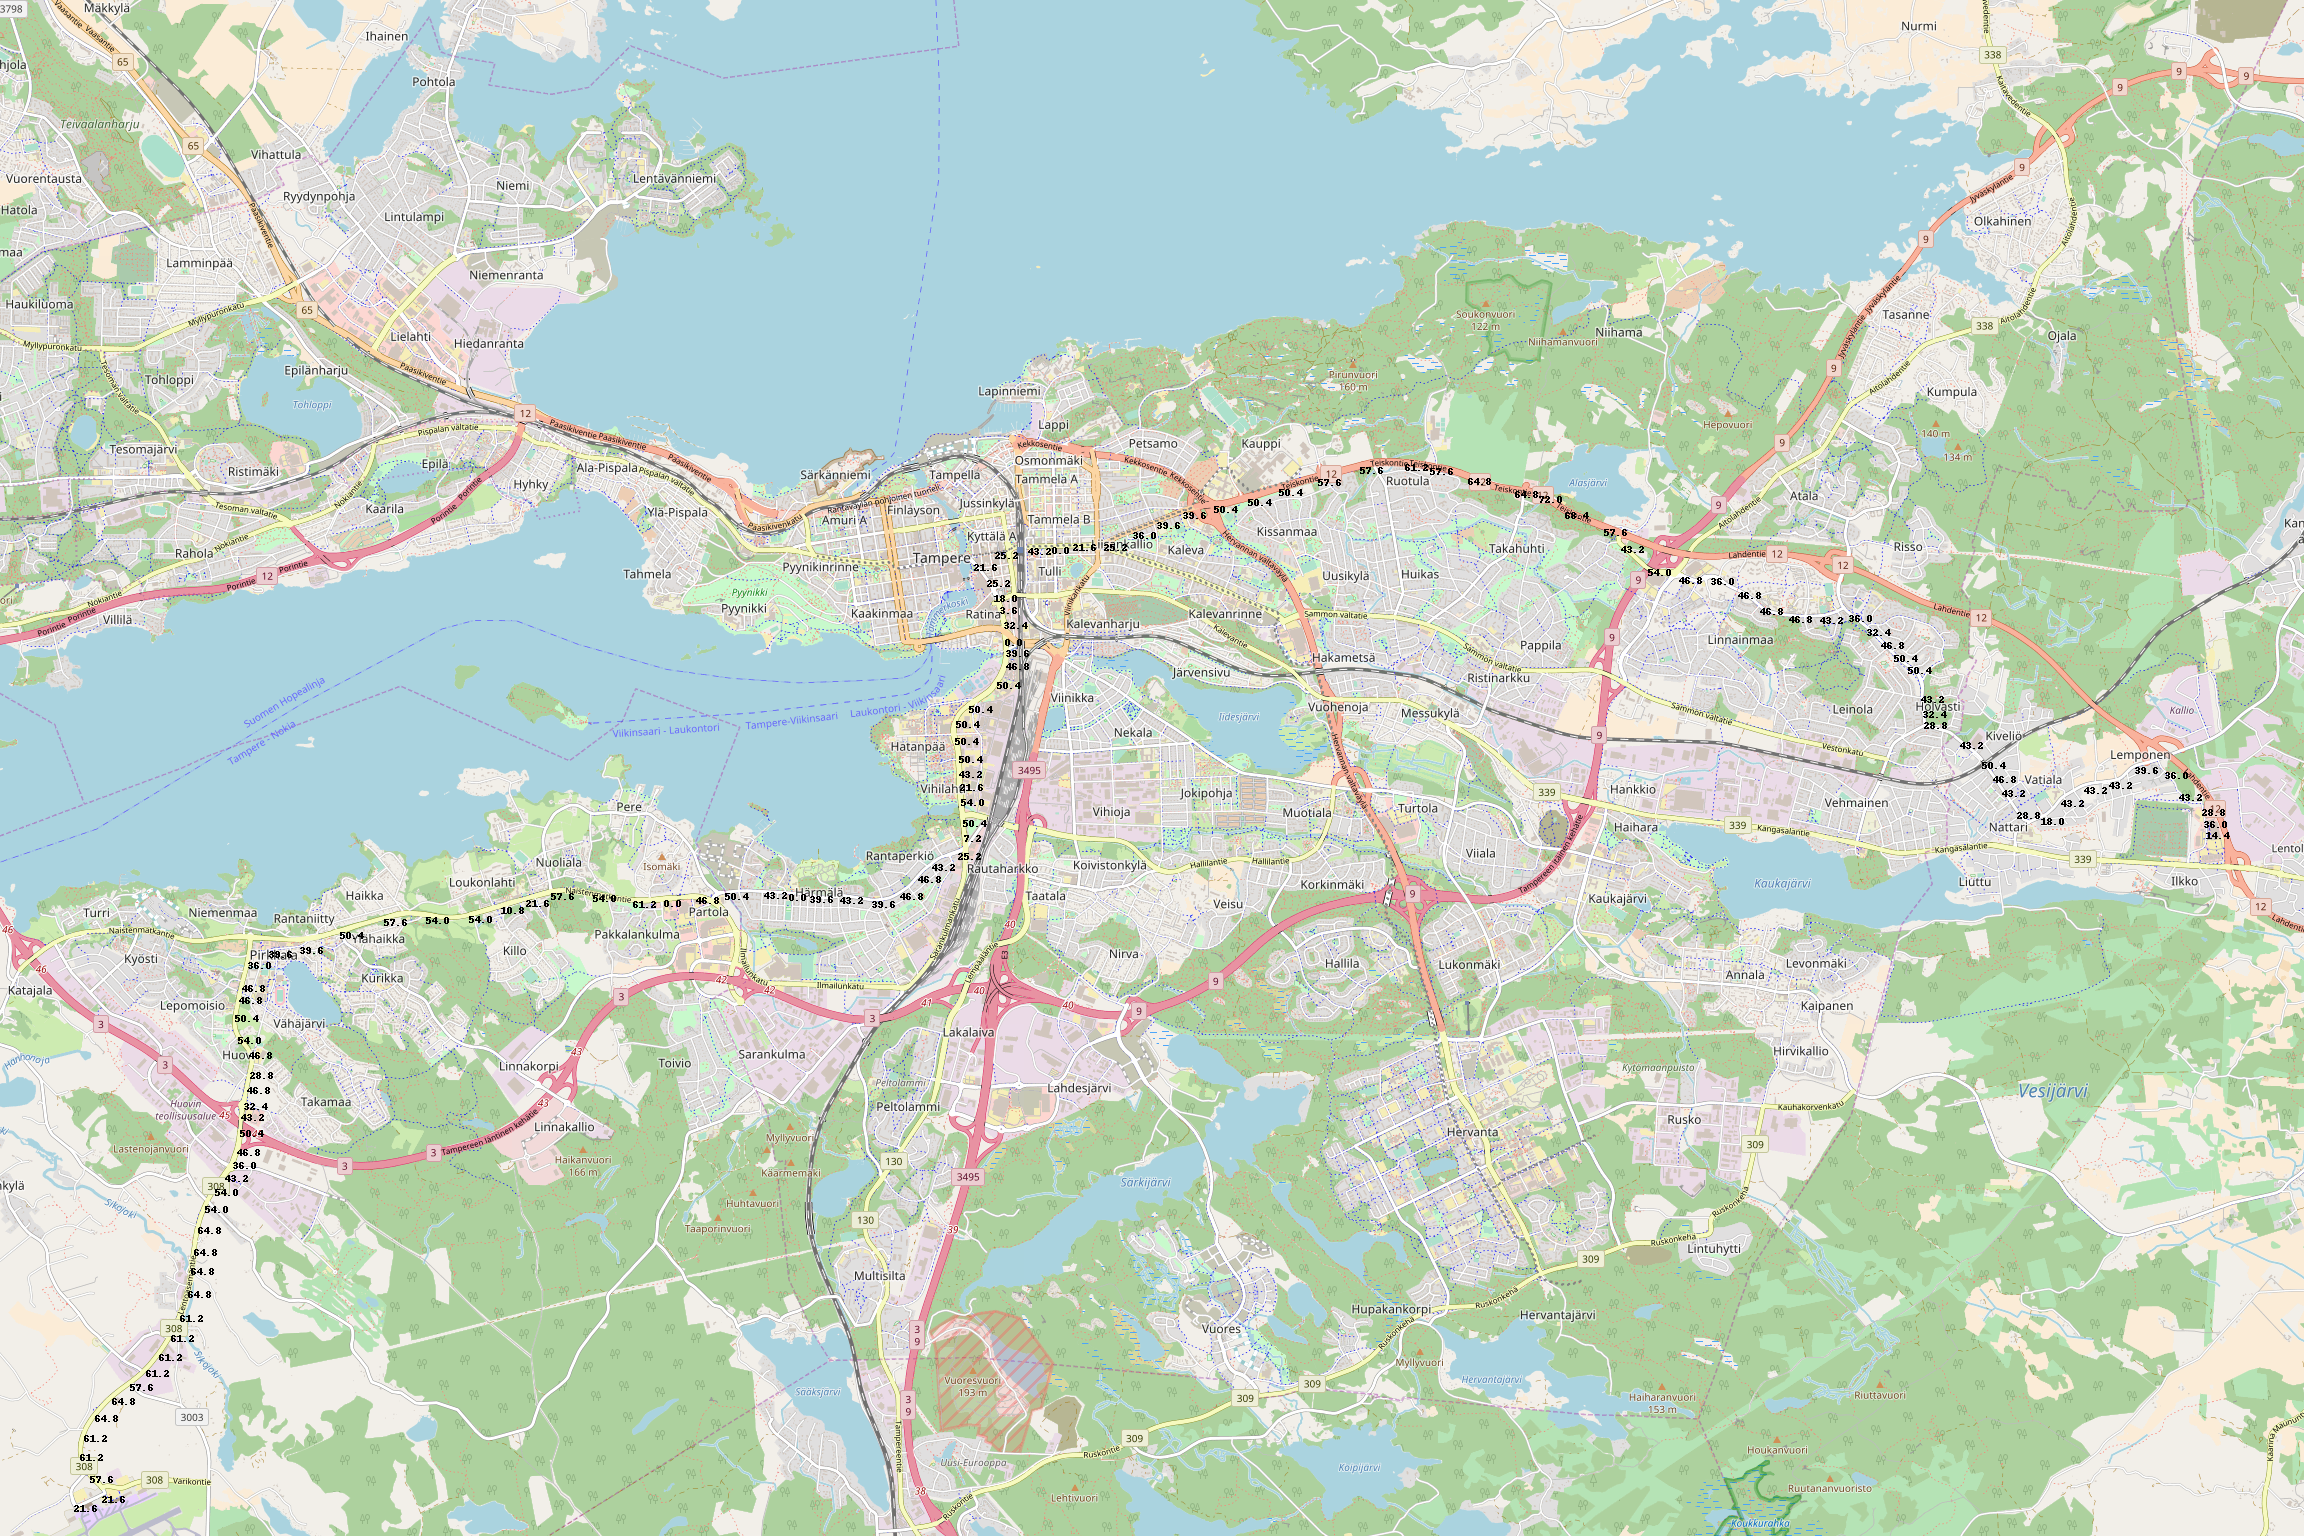

Here is the Python script that generated this plot:
import json
from pandas.io.json import json_normalize
from PIL import Image, ImageFont, ImageDraw
import math


# Function to convert latitude and longitude to tile coordinates of OpenStreetMap
def deg2num(lon_deg, lat_deg, zoom):
    lat_rad = math.radians(lat_deg)
    n = 2.0 ** zoom
    xtile = int((lon_deg + 180.0) / 360.0 * n)
    ytile = int((1.0 - math.log(math.tan(lat_rad) + (1 / math.cos(lat_rad))) / math.pi) / 2.0 * n)
    return xtile, ytile


# Function to convert tile coordinates of OpenStreetMap to latitude and longitude at top left corner of the tile
def num2deg(xtile, ytile, zoom):
    n = 2.0 ** zoom
    lon_deg = xtile / n * 360.0 - 180.0
    lat_rad = math.atan(math.sinh(math.pi * (1 - 2 * ytile / n)))
    lat_deg = math.degrees(lat_rad)
    return lon_deg, lat_deg


# Using coordinates from exercise 5, get precise longitude and latitude from image corners and image size in coordinates
img_tile_start = deg2num(23.626, 61.5376, 13)  # Hardcoded
img_tile_end = deg2num(23.964, 61.4269, 13)  # Hardcoded
img_left_top = num2deg(img_tile_start[0], img_tile_start[1], 13)
img_right_bottom = num2deg(img_tile_end[0] + 1, img_tile_end[1] + 1, 13)
img_relative_size = [abs(img_left_top[0] - img_right_bottom[0]), abs(img_left_top[1] - img_right_bottom[1])]

# Open image and get absolute size in pixels
img = Image.open('tampere.png')
img_absolute_size = [img.width, img.height]


# This function calculates which pixel of the image corresponds to longitude and latitude coordinates
def point2pixels(lon, lat):
    x = (lon - img_left_top[0]) / img_relative_size[0] * img_absolute_size[0]
    y = -(lat - img_left_top[1]) / img_relative_size[1] * img_absolute_size[1]
    return int(x), int(y)


# Load json data from file,
with open('busdata.json') as data_file:
    data = json.load(data_file)
dfAll = json_normalize(data, 'body')
df = json_normalize(dfAll['monitoredVehicleJourney'])

# Get all of the spatial points and speeds recorded for a specific bus 'TKL_56'. This could have been parametrized...
bus_data = df[df['vehicleRef'] == 'TKL_56']
bus_data = bus_data[['vehicleLocation.latitude', 'vehicleLocation.longitude', 'speed']]

# Get default font and a drawing context
fnt = ImageFont.load_default()
draw = ImageDraw.Draw(img)


# Checks if the rectangles formed by two points of different sizes overlap
def overlap(point_a, size_a, point_b, size_b):
    end_a = [point_a[0] + size_a[0], point_a[1] + size_a[1]]
    end_b = [point_b[0] + size_b[0], point_b[1] + size_b[1]]
    if point_a[0] < end_b[0] and end_a[0] > point_b[0] and point_a[1] < end_b[1] and end_a[1] > point_b[1]:
        return True
    else:
        return False


last_drawn = 0
for i in range(bus_data.index.size):
    current_bus = bus_data.iloc[i]
    xy = point2pixels(float(current_bus['vehicleLocation.longitude']), float(current_bus['vehicleLocation.latitude']))
    size = draw.textsize(current_bus['speed'], font=fnt)
    if i > 0:  # For each point, compare if it overlaps with the previous one that was drawn. If not, draw new text.
        previous_bus = bus_data.iloc[last_drawn]
        p_xy = point2pixels(float(previous_bus['vehicleLocation.longitude']),
                            float(previous_bus['vehicleLocation.latitude']))
        p_size = draw.textsize(previous_bus['speed'], font=fnt)
        if xy[0] > 0 and xy[1] > 0 and not overlap(xy, size, p_xy, p_size):
            draw.text((xy[0], xy[1]), current_bus['speed'], font=fnt, fill=(0, 0, 0))
            last_drawn = i
    else:  # If is the first point
        draw.text((xy[0], xy[1]), current_bus['speed'], font=fnt, fill=(0, 0, 0))

# Saves final image
img.save('routespeeds.png')
